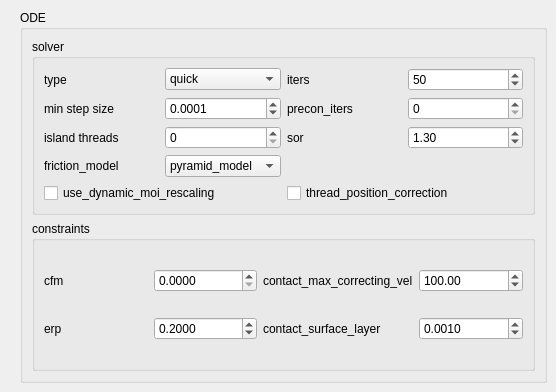
     <widget class="QWidget" name="ode_properties">
      <widget class="QGroupBox" name="ode_group_box">
       <property name="geometry">
        <rect>
         <x>20</x>
         <y>10</y>
         <width>527</width>
         <height>373</height>
        </rect>
       </property>
       <property name="title">
        <string>ODE</string>
       </property>
       <layout class="QGridLayout" name="gridLayout_8">
        <item row="0" column="0">
         <widget class="QGroupBox" name="solver_groupbox">
          <property name="title">
           <string>solver</string>
          </property>
          <layout class="QGridLayout" name="gridLayout_4">
           <item row="0" column="0">
            <widget class="QLabel" name="ode_solver_type_label">
             <property name="text">
              <string>type</string>
             </property>
            </widget>
           </item>
           <item row="0" column="1">
            <widget class="QComboBox" name="ode_solver_type_cb">
             <item>
              <property name="text">
               <string>quick</string>
              </property>
             </item>
             <item>
              <property name="text">
               <string>world</string>
              </property>
             </item>
            </widget>
           </item>
           <item row="0" column="2">
            <widget class="QLabel" name="ode_iters_label">
             <property name="text">
              <string>iters</string>
             </property>
            </widget>
           </item>
           <item row="0" column="3">
            <widget class="QSpinBox" name="ode_iters">
             <property name="toolTip">
              <string>Number of iterations for each step. A higher number produces greater accuracy at a performance cost</string>
             </property>
             <property name="value">
              <number>50</number>
             </property>
            </widget>
           </item>
           <item row="1" column="0">
            <widget class="QLabel" name="ode_minstepsize_label">
             <property name="text">
              <string>min step size </string>
             </property>
            </widget>
           </item>
           <item row="1" column="1">
            <widget class="QDoubleSpinBox" name="ode_minstep_size">
             <property name="decimals">
              <number>4</number>
             </property>
             <property name="value">
              <double>0.000100000000000</double>
             </property>
            </widget>
           </item>
           <item row="1" column="2">
            <widget class="QLabel" name="precon_iters_label">
             <property name="text">
              <string>precon_iters</string>
             </property>
            </widget>
           </item>
           <item row="1" column="3">
            <widget class="QSpinBox" name="ode_precon_iters"/>
           </item>
           <item row="2" column="0">
            <widget class="QLabel" name="island_threads_label">
             <property name="text">
              <string>island threads</string>
             </property>
            </widget>
           </item>
           <item row="2" column="1">
            <widget class="QSpinBox" name="ode_island_threads"/>
           </item>
           <item row="2" column="2">
            <widget class="QLabel" name="sor_label">
             <property name="text">
              <string>sor</string>
             </property>
            </widget>
           </item>
           <item row="2" column="3">
            <widget class="QDoubleSpinBox" name="ode_sor">
             <property name="toolTip">
              <string>Set the successive over-relaxation parameter</string>
             </property>
             <property name="value">
              <double>1.300000000000000</double>
             </property>
            </widget>
           </item>
           <item row="3" column="0">
            <widget class="QLabel" name="ode_friction_model_label">
             <property name="text">
              <string>friction_model</string>
             </property>
            </widget>
           </item>
           <item row="3" column="1">
            <widget class="QComboBox" name="ode_friction_model">
             <property name="toolTip">
              <string>Name of ODE friction model to use</string>
             </property>
             <item>
              <property name="text">
               <string>pyramid_model</string>
              </property>
             </item>
             <item>
              <property name="text">
               <string>box_model</string>
              </property>
             </item>
             <item>
              <property name="text">
               <string>cone_model</string>
              </property>
             </item>
            </widget>
           </item>
           <item row="4" column="0" colspan="2">
            <widget class="QCheckBox" name="dynamic_moi_rescaling_checkb">
             <property name="toolTip">
              <string>Flag to enable dynamic rescaling of moment of inertia in constrained directions.</string>
             </property>
             <property name="text">
              <string>use_dynamic_moi_rescaling</string>
             </property>
            </widget>
           </item>
           <item row="4" column="2" colspan="2">
            <widget class="QCheckBox" name="thread_position_correction_checkb">
             <property name="toolTip">
              <string>Flag to use threading to speed up position correction computation</string>
             </property>
             <property name="text">
              <string>thread_position_correction</string>
             </property>
            </widget>
           </item>
          </layout>
         </widget>
        </item>
        <item row="1" column="0">
         <widget class="QGroupBox" name="constraints_groupbox">
          <property name="title">
           <string>constraints</string>
          </property>
          <layout class="QGridLayout" name="gridLayout_5">
           <item row="0" column="0">
            <widget class="QLabel" name="cfm_label">
             <property name="text">
              <string>cfm</string>
             </property>
            </widget>
           </item>
           <item row="0" column="1">
            <widget class="QDoubleSpinBox" name="ode_cfm">
             <property name="toolTip">
              <string>Constraint force mixing parameter. See the ODE page for more information</string>
             </property>
             <property name="decimals">
              <number>4</number>
             </property>
            </widget>
           </item>
           <item row="0" column="2">
            <widget class="QLabel" name="contact_max_correcting_vel_label">
             <property name="text">
              <string>contact_max_correcting_vel</string>
             </property>
            </widget>
           </item>
           <item row="0" column="3">
            <widget class="QDoubleSpinBox" name="contact_max_correcting_vel">
             <property name="toolTip">
              <string>The maximum correcting velocities allowed when resolving contacts</string>
             </property>
             <property name="decimals">
              <number>2</number>
             </property>
             <property name="maximum">
              <double>200.000000000000000</double>
             </property>
             <property name="value">
              <double>100.000000000000000</double>
             </property>
            </widget>
           </item>
           <item row="1" column="0">
            <widget class="QLabel" name="erp_label">
             <property name="text">
              <string>erp</string>
             </property>
            </widget>
           </item>
           <item row="1" column="1">
            <widget class="QDoubleSpinBox" name="ode_erp">
             <property name="toolTip">
              <string>Error reduction parameter.</string>
             </property>
             <property name="decimals">
              <number>4</number>
             </property>
             <property name="value">
              <double>0.200000000000000</double>
             </property>
            </widget>
           </item>
           <item row="1" column="2">
            <widget class="QLabel" name="contact_surface_layer_label">
             <property name="text">
              <string>contact_surface_layer</string>
             </property>
            </widget>
           </item>
           <item row="1" column="3">
            <widget class="QDoubleSpinBox" name="contact_surface_layer">
             <property name="toolTip">
              <string>The depth of the surface layer around all geometry objects.
 Contacts are allowed to sink into the surface layer up to the given depth before coming to rest. 
The default value is zero. 
Increasing this to some small value (e.g. 0.001) can help prevent jittering problems due to contacts being repeatedly made and broken</string>
             </property>
             <property name="decimals">
              <number>4</number>
             </property>
             <property name="value">
              <double>0.001000000000000</double>
             </property>
            </widget>
           </item>
          </layout>
         </widget>
        </item>
       </layout>
      </widget>
     </widget>
